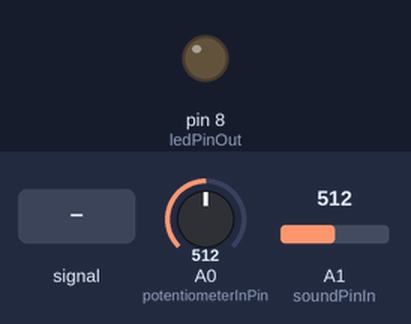
Bench run of a sketch on a simulated Arduino Uno, built with avr-gcc and run on an emulated ATmega328P. On the bench: output pins drawn as LEDs (lit = HIGH). The test bench sets the inputs (shaded band); at power-on: A1 (soundPinIn) = 512, A0 (potentiometerInPin) = 512. What the sketch prints to the serial monitor is not drawn.

Above: at 1.2 s.
1.3 s: A1 (soundPinIn) fed a 200 Hz sine of ±81 counts around its level
At 2.07 s:
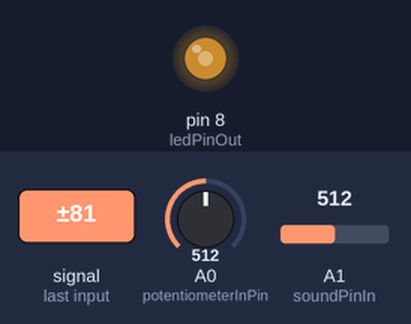
4.3 s: A1 (soundPinIn) set to 521
At 4.8 s:
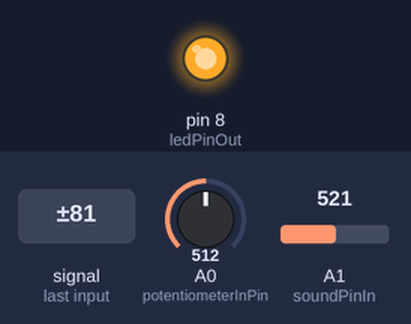
Timing chart, 0 to 7.3 s (numbered marks = the images above; inputs shaded):
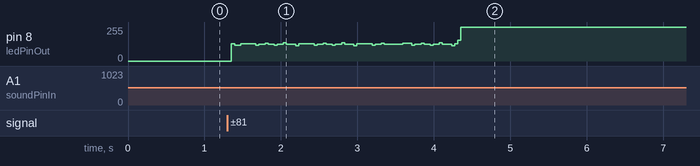

Measured:
- the behaviour switches between 512 and 513 on A1 (soundPinIn) (found by bisection; images 1 and 2)

The sketch:

sound_analog_led.ino
```cpp
const int potentiometerInPin = A0;
const int soundPinIn = A1;
const int ledPinOut = 8;

int threshold = 0;
int soundValue = 0;

void setup() {
  pinMode(ledPinOut, OUTPUT);
  Serial.begin(115200);
}

void loop() {
  threshold = analogRead(potentiometerInPin);
  soundValue = analogRead(soundPinIn);

  Serial.print("threshold:");
  Serial.print(threshold);
  Serial.print(",");
  Serial.print("soundValue:");
  Serial.println(soundValue);

  if (soundValue > threshold) {
    digitalWrite(ledPinOut, HIGH);
  } else {
    digitalWrite(ledPinOut, LOW);
  }
}
```
